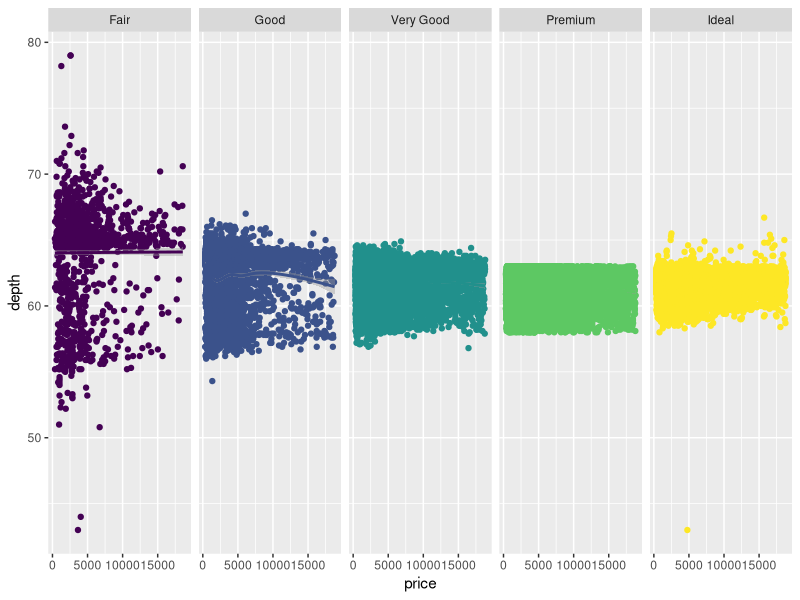
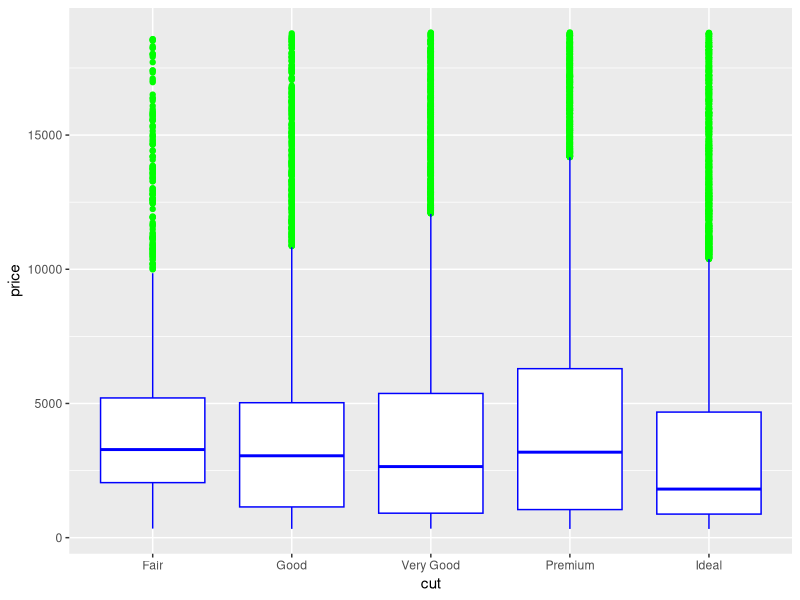

Write R code to recreate these figures, in order.

# Import the library ------------------------------------------------------

library(ggplot2)


data("diamonds")

ggplot(data = diamonds,
       mapping = aes(x = price,y = depth,col=cut))+
  geom_point()+
  geom_smooth()+
  facet_grid(~cut)+
  theme(legend.position = '')


ggplot(data=diamonds,aes(x = cut,y = price))+
  geom_boxplot(outlier.colour = 'green',col='blue')
